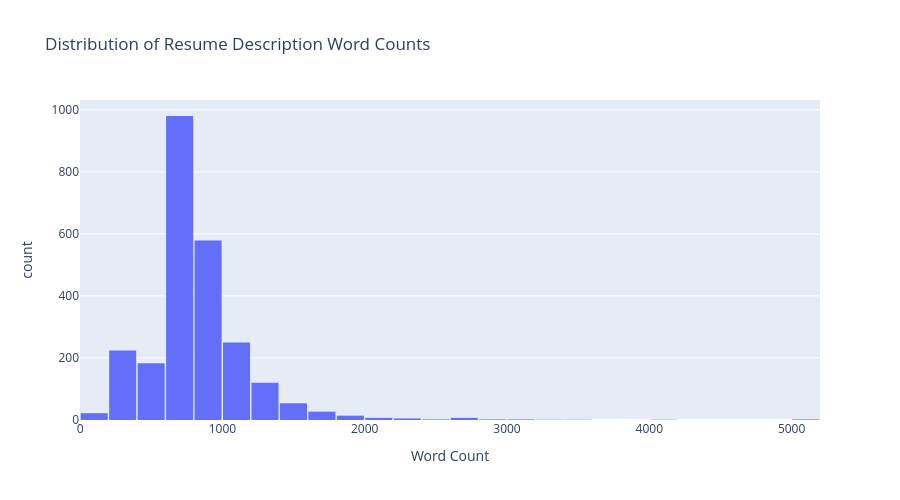

Notebook code for this chart:
### Markdown cell above
### Resume Length Distribution

### Code cell
resume_df["word_count"] = resume_df["clean_description"].str.split().str.len()

fig = px.histogram(
    resume_df,
    x="word_count",
    nbins=50,
    title="Distribution of Resume Description Word Counts",
    labels={
        "word_count": "Word Count",
        "count": "Number of Resume"
    }
)

fig.update_layout(
    width=900,
    height=500,
    bargap=0.05
)

fig.show()

### Figure 1 — Plotly figure (JSON) as saved in the notebook; plotly's stock layout.template omitted (floating-point values rounded to 4 significant figures; data arrays with more than 128 entries replaced by an {"elided": "..."} marker saying what was removed)
{"data": [{"bingroup": "x", "hovertemplate": "Word Count=%{x}<br>count=%{y}<extra></extra>", "legendgroup": "", "marker": {"color": "#636efa", "pattern": {"shape": ""}}, "name": "", "nbinsx": 50, "orientation": "v", "showlegend": false, "type": "histogram", "x": {"elided": "2484 float values"}, "xaxis": "x", "yaxis": "y"}], "layout": {"bargap": 0.05, "barmode": "relative", "height": 500, "legend": {"tracegroupgap": 0}, "title": {"text": "Distribution of Resume Description Word Counts"}, "width": 900, "xaxis": {"anchor": "y", "domain": [0, 1], "title": {"text": "Word Count"}}, "yaxis": {"anchor": "x", "domain": [0, 1], "title": {"text": "count"}}}}
